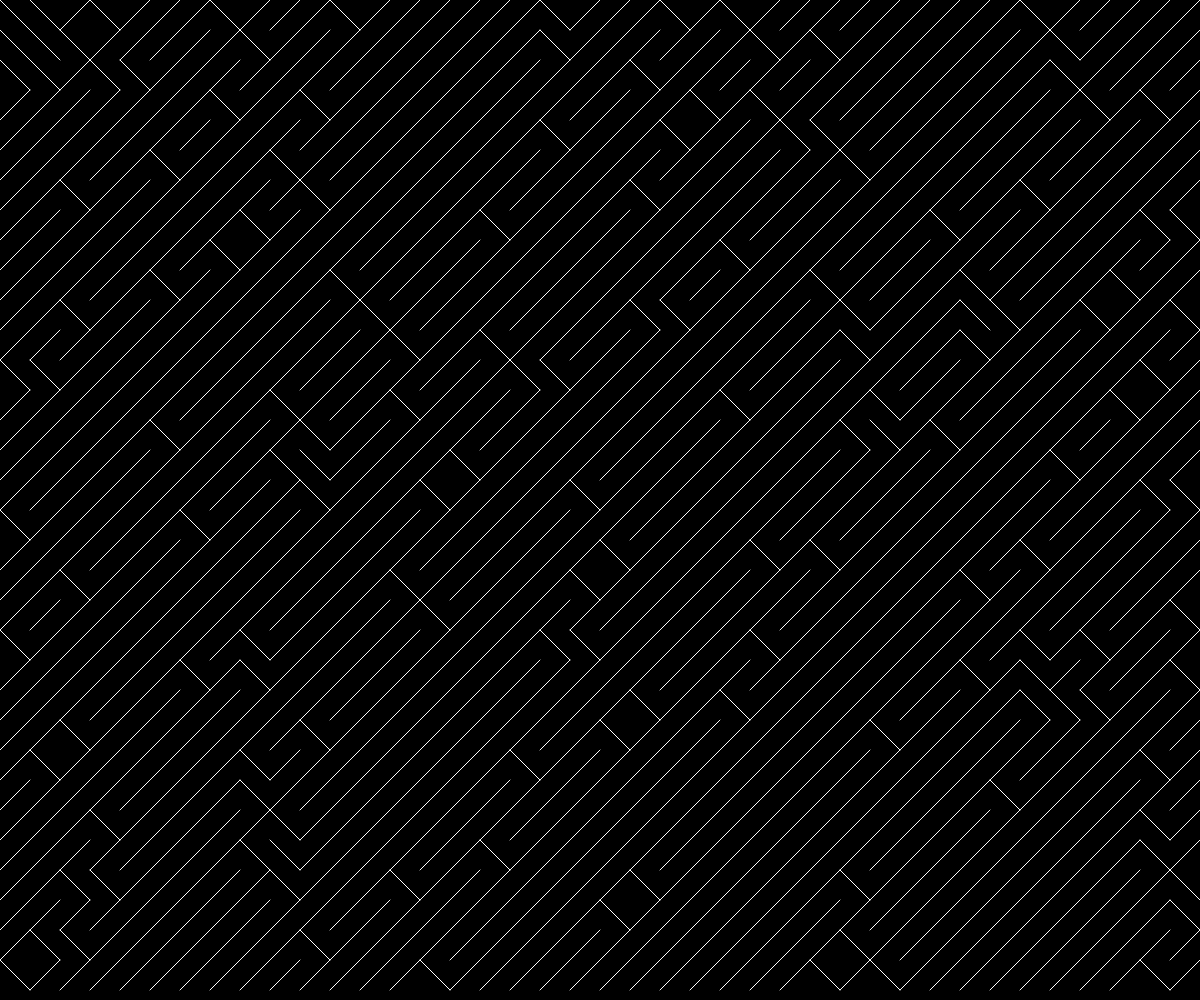
Frame 1 (no input)
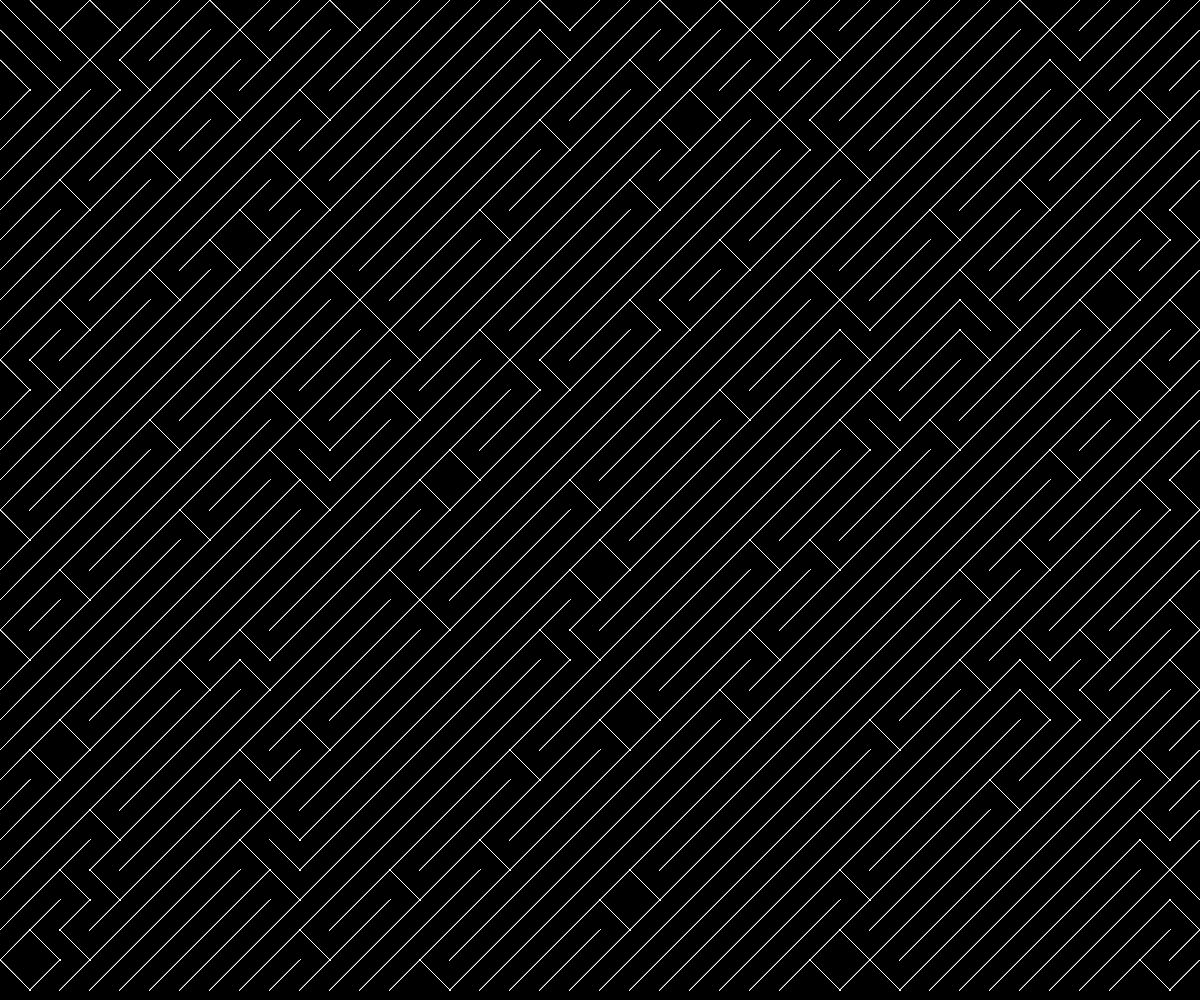
Frame 60 (no input)
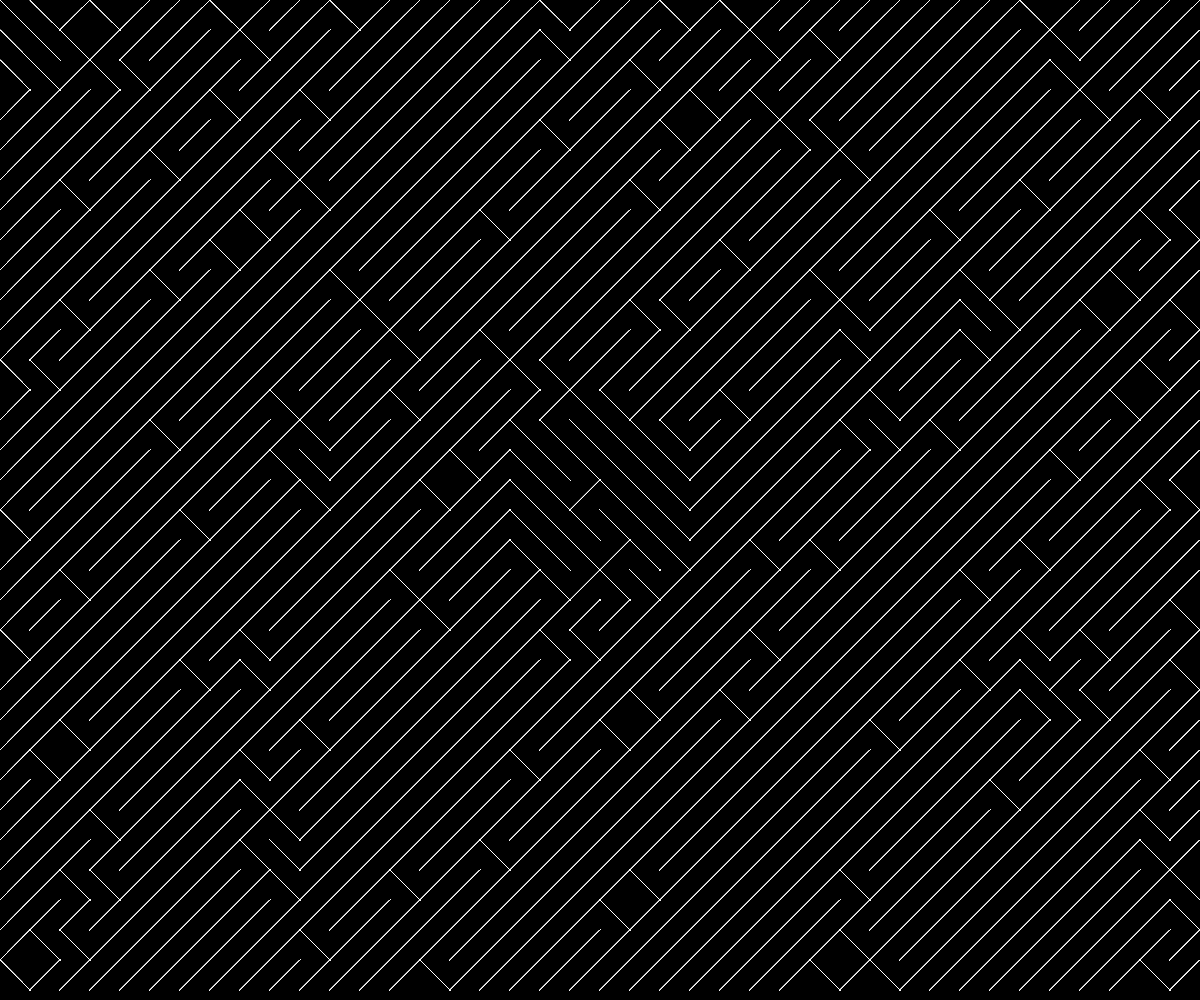
Frame 120 (the mouse pressed at the canvas centre since frame 60)

The p5.js sketch that drew these frames (run headless with seeded random() and noise() and a simulated clock; from frame 60 on, the mouse is pressed at the canvas centre):

// p5.js sketch
// ── sketch.js
var mover = 30;
var movex = 0;
var movey = 0;
var the_array;

function create_array(width,height){
  let arr = new Array(width);
  for (let i = 0; i < arr.length; i++){
    arr[i] = new Array(height);
  }
  return arr
}


function fill_array(){
  for (let i=0; i<the_array.length; i++){
    for (let j=0; j<the_array[0].length; j++){
      val = random(0,1);
      ori = (val < 0.1)? ("backward") : ("forward");
      // console.log(ori);
      the_array[i][j] = new slashed(i*mover,j*mover,ori);
    }
  }
  return the_array;
}


function mouseMoved(){
  for (let i=0; i<the_array.length; i++){
    for (let j=0; j<the_array[0].length; j++){
      the_array[i][j].hovered();
    }
  }
}

function setup(){
  ww = windowWidth;
  wh = windowHeight
  xcount = Math.round(ww/mover);
  ycount = Math.round(wh/mover);
  canvas = createCanvas(ww,wh);
  canvas.position(0,0);
  canvas.style('z-index','-1')
  background('black');
  stroke('white');

  the_array = create_array(xcount,ycount);
  fill_array();
}

function draw(){

  for (let i=0; i<the_array.length; i++){
    for (let j=0; j<the_array[0].length; j++){
      the_array[i][j].show();
    }
  }
  // val = random(0,1);
  // if (val > 0.5){
  //   line(movex,movey,movex + mover,movey + mover);
  // }
  // else{
  //   line(movex,movey + mover, movex + mover, movey);
  // }
  // movex += mover;
  // if (movex>width){
  //   movex = 0;
  //   movey += mover;
  // }
}

// ── liner.js
function slashed(x,y,orientation){
  this.x = x;
  this.y = y;
  this.orientation = orientation;
}

slashed.prototype.show = function(){
  stroke('white');
  if (this.orientation == "backward"){
    line(this.x,this.y,this.x+mover,this.y+mover);
  }
  else {
    line(this.x,this.y+mover,this.x+mover,this.y);
  }
}

slashed.prototype.flip = function(){
  this.orientation = (this.orientation == "backward") ? ("forward") : "backward";
  fill('black');
  noStroke();
  rect(this.x - 1,this.y - 1,mover);
  // this.show();
}

slashed.prototype.hovered = function(){
  centerx = this.x + mover/2;
  centery = this.y + mover/2;
  d = dist(mouseX,mouseY,centerx,centery);
  if (d<100){
    this.flip();
  }
}

// ── sketch_test.js
var mover = 10;
var movex = 0;
var movey = 0;

function setup(){
  ww = windowWidth;
  wh = windowHeight
  canvas = createCanvas(ww,wh);
  canvas.position(0,0);
  canvas.style('z-index','-1')
  background('black');
  stroke('white');
}

function draw(){
  val = random(0,1);
  if (val > 0.5){
    line(movex,movey,movex + mover,movey + mover);
  }
  else{
    line(movex,movey + mover,movex + mover,movey);
  }
  movex += mover;
  if (movex>width){
    movex = 0;
    movey += mover;
  }
}
